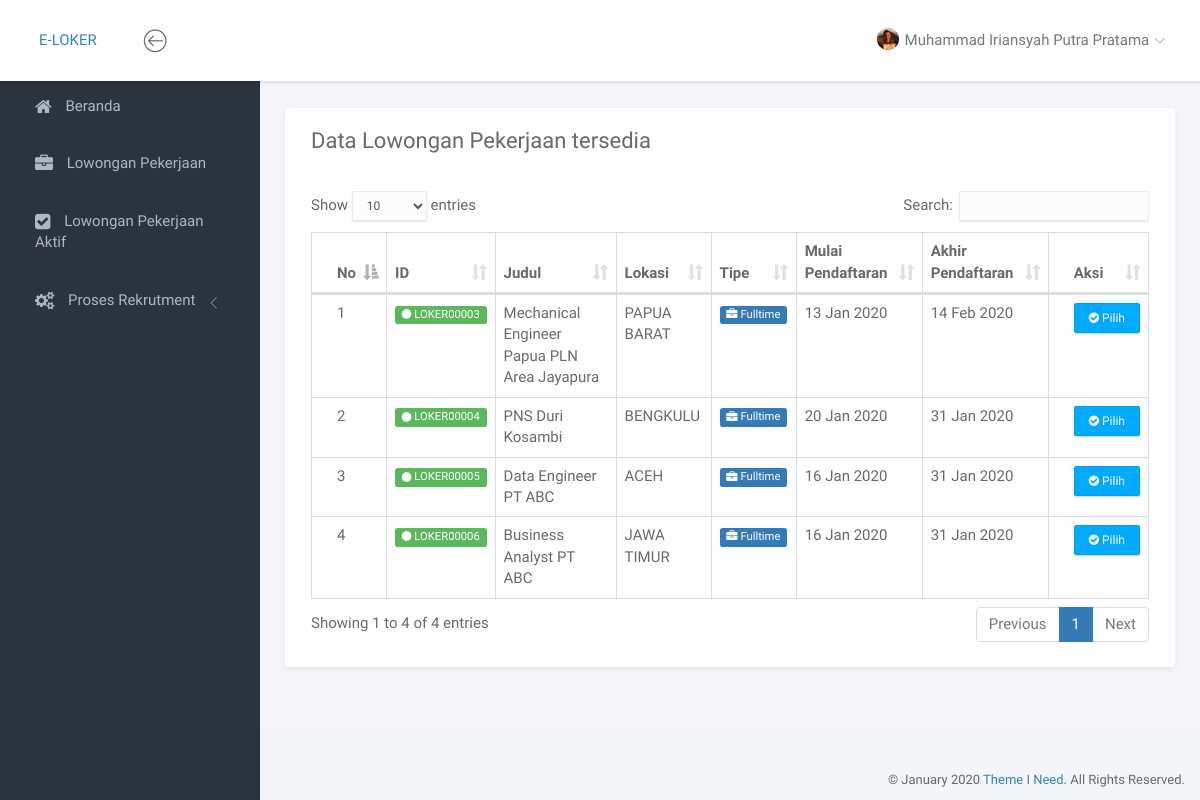
/portal/index.php?page=loker (signed in), run on the app's committed database.
### tables this page shows
CREATE TABLE `user` (
  `id` varchar(11) NOT NULL,
  `nik` varchar(16) DEFAULT NULL,
  `nama_lengkap` varchar(50) DEFAULT NULL,
  `tgl_lahir` date DEFAULT NULL,
  `alamat` text DEFAULT NULL,
  `jenis_kelamin` enum('L','P') DEFAULT NULL,
  `email` varchar(40) DEFAULT NULL,
  `no_hp` varchar(12) DEFAULT NULL,
  `password` varchar(10) DEFAULT NULL,
  `image_url` varchar(100) DEFAULT NULL,
  `login_terakhir` timestamp NULL DEFAULT NULL
);

CREATE TABLE `lowongan` (
  `id` varchar(10) NOT NULL,
  `provinsi_id` char(2) NOT NULL,
  `judul` text DEFAULT NULL,
  `deskripsi` text DEFAULT NULL,
  `tipe` enum('fulltime','kontrak','magang','') NOT NULL,
  `mulai_pendaftaran` date NOT NULL,
  `akhir_pendaftaran` date NOT NULL
);

CREATE TABLE `provinsi` (
  `id` char(2) NOT NULL,
  `nama` varchar(255) NOT NULL
);

### portal/page/pendaftar/loker/loker.php (the view, shortened to what this page needs)
<div class="panel panel-headline">
    <div class="panel-heading">
        <div class="row">
            <div class="col-md-12">
                <div class="pull-left">
                    <h3 class="panel-title">Data Lowongan Pekerjaan tersedia</h3>
                </div>
            </div>
        </div>
    </div>
    <div class="panel-body">
        <div class="row">
            <div class="col-md-12">
                <div class="table-responsive">
                    <table class="table table-bordered example">
                        <thead>
                            <tr>
                                <th>No</th>
                                <th>ID</th>
                                <th>Judul</th>
                                <th>Lokasi</th>
                                <th>Tipe</th>
                                <th>Mulai Pendaftaran</th>
                                <th>Akhir Pendaftaran</th>
                                <th>Aksi</th>
                            </tr>
                        </thead>
                        <tbody>
                            <?php
                                $no = 1;
                                $q = mysqli_query($conn, "SELECT lowongan.id as idloker, lowongan.judul, lowongan.tipe, lowongan.mulai_pendaftaran, lowongan.akhir_pendaftaran, provinsi.nama FROM lowongan
                                                        JOIN provinsi ON lowongan.provinsi_id=provinsi.id");
                                while($data=mysqli_fetch_array($q)){
                                $datenow  = new DateTime(getDateNow());
                                $datestart  = new DateTime($data['mulai_pendaftaran']);
                                $dateend  = new DateTime($data['akhir_pendaftaran']);
                                if ($datestart == $datenow || $datestart >= $datenow || $dateend >= $datenow) {
                            ?>
                                <tr>
                                    <td><?= $no ?></td>
                                    <td><span class="label label-success"><i class="fa fa-circle"></i> <?= $data['idloker'] ?></span></td>
                                    <td><?= $data['judul'] ?></td>
                                    <td><?= $data['nama'] ?></td>
                                    <td><span class="label label-primary" style="text-transform: capitalize;"><i class="fa fa-briefcase"></i> <?= $data['tipe'] ?></span></td>
                                    <td><?= date('d M Y', strtotime($data['mulai_pendaftaran'])) ?></td>
                                    <td><?= date('d M Y', strtotime($data['akhir_pendaftaran'])) ?></td>
                                    <td>
                                    <?= getActiveJob($data['mulai_pendaftaran'], $data['akhir_pendaftaran'], $data['idloker']) ?>
                                    </td>
                                </tr>
                            <?php $no++; }} ?>
                        </tbody>
                    </table>
                </div>
            </div>
        </div>
    </div>
</div>

### portal/header.php (shortened to what this page needs)
<nav class="navbar navbar-default navbar-fixed-top">
	<div class="brand">
		<a href="?page=beranda">E-LOKER</a>
	</div>
	<div class="container-fluid">
		<div class="navbar-btn">
			<button type="button" class="btn-toggle-fullwidth"><i class="lnr lnr-arrow-left-circle"></i></button>
		</div>
		<div id="navbar-menu">
			<ul class="nav navbar-nav navbar-right">
				<li class="dropdown">
					<a href="#" class="dropdown-toggle" data-toggle="dropdown"><img src="<?= $_SESSION['role'] == 2 ? $auth['image_url'] !== null ? 'file/gambar/'.$auth['image_url'] : 'assets/img/admin.png' : 'assets/img/admin.png' ?>" class="img-circle" alt="Avatar"> <span><?= isset($auth['nama_lengkap']) ? $auth['nama_lengkap'] : $auth['email']  ?></span> <i class="icon-submenu lnr lnr-chevron-down"></i></a>
				</li>
			</ul>
		</div>
	</div>
</nav>

### portal/service.php (shortened to what this page needs)
<?php
if ($_SESSION['role'] == 2) {
    $getdatauser = mysqli_query($conn, "SELECT * FROM user WHERE email='$_SESSION[email]'");
    $auth = mysqli_fetch_array($getdatauser);
} else {
    $getdatauser = mysqli_query($conn, "SELECT * FROM admin WHERE email='$_SESSION[email]'");
    $auth = mysqli_fetch_array($getdatauser);
}
function getDateNow() {
    $tz_object = new DateTimeZone('Asia/Jakarta');
    $datetime = new DateTime();
    $datetime->setTimezone($tz_object);
    return $datetime->format('m/d/Y');
}
function getActiveJob($tglstart, $tglend, $id) {
    $val = "";
    $datenow  = new DateTime(getDateNow());
    $datestart  = new DateTime($tglstart);
    $dateend  = new DateTime($tglend);
    if ($datestart <= $datenow && $dateend >= $datenow) {
        $val = '<a href="?page=lokeradd&id='.$id.'" class="btn btn-primary btn-xs btn-block"><i class="fa fa-check-circle"></i> Pilih</a>';
    }
    return $val;
}
?>

### portal/assets/css/main.css (style rules this page uses)
html { position: relative; min-height: 100%; }
body { background-color: #F3F5F8; font-family: "Source Sans Pro", sans-serif; font-size: 15px; color: #676a6d; }
a { color: #3287B2; }
th { font-weight: 600; }
.navbar-default { -webkit-transition: all 0.3s ease-in-out; -moz-transition: all 0.3s ease-in-out; -ms-transition: all 0.3s ease-in-out; -o-transition: all 0.3s ease-in-out; transition: all 0.3s ease-in-out; -moz-box-shadow: 1px 2px 3px rgba(0, 0, 0, 0.1); -webkit-box-shadow: 1px 2px 3px rgba(0, 0, 0, 0.1); box-shadow: 1px 2px 3px rgba(0, 0, 0, 0.1); -webkit-border-radius: 0; -moz-border-radius: 0; border-radius: 0; padding: 0; margin: 0; border: none; background-color: #fff; }
.navbar-default .brand { float: left; padding: 30px 39px; background-color: #fff; }
.navbar-btn { float: left; padding: 16px 0; }
.navbar-btn button { font-size: 24px; padding: 4px 8px; line-height: .7; border: none; background: none; outline: none; }
.navbar-nav > li > a { padding: 28px 20px; }
.navbar-nav > li > a > i { font-size: 22px; margin-right: 2px; vertical-align: middle; }
.navbar-nav > li > a > i.icon-submenu { margin-left: 2px; margin-right: 0; font-size: 10px; position: relative; top: 2px; }
.navbar-nav > li > a > span { position: relative; top: 2px; }
.navbar-nav > li > a img { width: 22px; margin-right: 2px; }
@media screen and (min-width: 768px) { .navbar-nav.navbar-right { margin-right: 0; } }
.btn { -webkit-border-radius: 2px; -moz-border-radius: 2px; border-radius: 2px; -moz-box-shadow: 0px 1px 2px 0 rgba(0, 0, 0, 0.2); -webkit-box-shadow: 0px 1px 2px 0 rgba(0, 0, 0, 0.2); box-shadow: 0px 1px 2px 0 rgba(0, 0, 0, 0.2); padding: 6px 22px; }
.btn-group-xs > .btn, .btn-xs { padding: 5px 14px; }
.btn-primary { background-color: #00AAFF; border-color: #00a0f0; }
.panel { -webkit-border-radius: 3px; -moz-border-radius: 3px; border-radius: 3px; -moz-box-shadow: 0 2px 6px rgba(0, 0, 0, 0.08); -webkit-box-shadow: 0 2px 6px rgba(0, 0, 0, 0.08); box-shadow: 0 2px 6px rgba(0, 0, 0, 0.08); background-color: #fff; margin-bottom: 30px; }
.panel .panel-heading, .panel .panel-body, .panel .panel-footer { padding-left: 25px; padding-right: 25px; }
.panel .panel-heading { padding-top: 20px; padding-bottom: 20px; position: relative; }
.panel .panel-heading .panel-title { margin: 0; font-size: 18px; font-weight: 300; }
.panel .panel-body { padding-top: 10px; padding-bottom: 15px; }
.panel.panel-headline .panel-heading { border-bottom: none; }
.panel.panel-headline .panel-heading .panel-title { margin-bottom: 8px; font-size: 22px; font-weight: normal; }
.panel .table > thead > tr > td:first-child, .panel .table > thead > tr > th:first-child, .panel .table > tbody > tr > td:first-child, .panel .table > tbody > tr > th:first-child, .panel .table > tfoot > tr > td:first-child, .panel .table > tfoot > tr > th:first-child { padding-left: 25px; }
.panel .table > thead > tr > td:last-child, .panel .table > thead > tr > th:last-child, .panel .table > tbody > tr > td:last-child, .panel .table > tbody > tr > th:last-child, .panel .table > tfoot > tr > td:last-child, .panel .table > tfoot > tr > th:last-child { padding-left: 25px; }
.label { font-weight: normal; }

### data on the page
user: image_url (picture), nama_lengkap "Muhammad Iriansyah Putra Pratama"
lowongan: id "LOKER00003", judul "Mechanical Engineer Papua PLN Area Jayapura", provinsi.nama "PAPUA BARAT", tipe "Fulltime", mulai_pendaftaran "13 Jan 2020", akhir_pendaftaran "14 Feb 2020"
lowongan: id "LOKER00004", judul "PNS Duri Kosambi", provinsi.nama "BENGKULU", tipe "Fulltime", mulai_pendaftaran "20 Jan 2020", akhir_pendaftaran "31 Jan 2020"
lowongan: id "LOKER00005", judul "Data Engineer PT ABC", provinsi.nama "ACEH", tipe "Fulltime", mulai_pendaftaran "16 Jan 2020", akhir_pendaftaran "31 Jan 2020"
lowongan: id "LOKER00006", judul "Business Analyst PT ABC", provinsi.nama "JAWA TIMUR", tipe "Fulltime", mulai_pendaftaran "16 Jan 2020", akhir_pendaftaran "31 Jan 2020"
